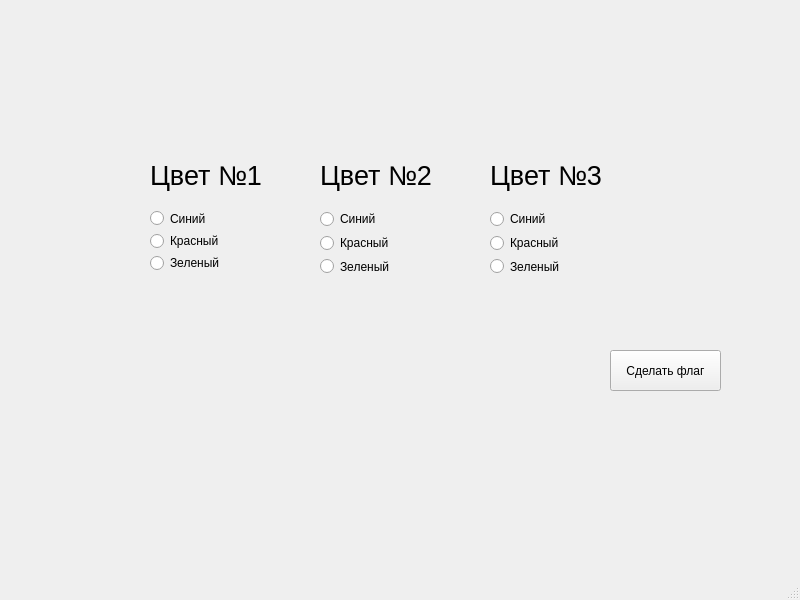
<?xml version="1.0" encoding="UTF-8"?>
<ui version="4.0">
 <class>MainWindow</class>
 <widget class="QMainWindow" name="MainWindow">
  <property name="geometry">
   <rect>
    <x>0</x>
    <y>0</y>
    <width>800</width>
    <height>600</height>
   </rect>
  </property>
  <property name="windowTitle">
   <string>Текстовый флаг</string>
  </property>
  <widget class="QWidget" name="centralwidget">
   <widget class="QLabel" name="label">
    <property name="geometry">
     <rect>
      <x>150</x>
      <y>160</y>
      <width>121</width>
      <height>31</height>
     </rect>
    </property>
    <property name="font">
     <font>
      <pointsize>20</pointsize>
     </font>
    </property>
    <property name="text">
     <string>Цвет №1</string>
    </property>
   </widget>
   <widget class="QWidget" name="verticalLayoutWidget">
    <property name="geometry">
     <rect>
      <x>150</x>
      <y>210</y>
      <width>111</width>
      <height>61</height>
     </rect>
    </property>
    <layout class="QVBoxLayout" name="verticalLayout">
     <item>
      <widget class="QRadioButton" name="radioButton_2">
       <property name="text">
        <string>Синий</string>
       </property>
      </widget>
     </item>
     <item>
      <widget class="QRadioButton" name="radioButton_3">
       <property name="text">
        <string>Красный</string>
       </property>
      </widget>
     </item>
     <item>
      <widget class="QRadioButton" name="radioButton">
       <property name="text">
        <string>Зеленый</string>
       </property>
      </widget>
     </item>
    </layout>
   </widget>
   <widget class="QLabel" name="label_2">
    <property name="geometry">
     <rect>
      <x>320</x>
      <y>160</y>
      <width>121</width>
      <height>31</height>
     </rect>
    </property>
    <property name="font">
     <font>
      <pointsize>20</pointsize>
     </font>
    </property>
    <property name="text">
     <string>Цвет №2</string>
    </property>
   </widget>
   <widget class="QLabel" name="label_3">
    <property name="geometry">
     <rect>
      <x>490</x>
      <y>160</y>
      <width>121</width>
      <height>31</height>
     </rect>
    </property>
    <property name="font">
     <font>
      <pointsize>20</pointsize>
     </font>
    </property>
    <property name="text">
     <string>Цвет №3</string>
    </property>
   </widget>
   <widget class="QWidget" name="verticalLayoutWidget_2">
    <property name="geometry">
     <rect>
      <x>320</x>
      <y>210</y>
      <width>111</width>
      <height>65</height>
     </rect>
    </property>
    <layout class="QVBoxLayout" name="verticalLayout_2">
     <item>
      <widget class="QRadioButton" name="radioButton_4">
       <property name="text">
        <string>Синий</string>
       </property>
      </widget>
     </item>
     <item>
      <widget class="QRadioButton" name="radioButton_5">
       <property name="text">
        <string>Красный</string>
       </property>
      </widget>
     </item>
     <item>
      <widget class="QRadioButton" name="radioButton_6">
       <property name="text">
        <string>Зеленый</string>
       </property>
      </widget>
     </item>
    </layout>
   </widget>
   <widget class="QWidget" name="verticalLayoutWidget_3">
    <property name="geometry">
     <rect>
      <x>490</x>
      <y>210</y>
      <width>111</width>
      <height>65</height>
     </rect>
    </property>
    <layout class="QVBoxLayout" name="verticalLayout_3">
     <item>
      <widget class="QRadioButton" name="radioButton_7">
       <property name="text">
        <string>Синий</string>
       </property>
      </widget>
     </item>
     <item>
      <widget class="QRadioButton" name="radioButton_8">
       <property name="text">
        <string>Красный</string>
       </property>
      </widget>
     </item>
     <item>
      <widget class="QRadioButton" name="radioButton_9">
       <property name="text">
        <string>Зеленый</string>
       </property>
      </widget>
     </item>
    </layout>
   </widget>
   <widget class="QPushButton" name="pushButton">
    <property name="geometry">
     <rect>
      <x>610</x>
      <y>350</y>
      <width>111</width>
      <height>41</height>
     </rect>
    </property>
    <property name="text">
     <string>Сделать флаг</string>
    </property>
   </widget>
  </widget>
  <widget class="QMenuBar" name="menubar">
   <property name="geometry">
    <rect>
     <x>0</x>
     <y>0</y>
     <width>800</width>
     <height>21</height>
    </rect>
   </property>
  </widget>
  <widget class="QStatusBar" name="statusbar"/>
 </widget>
 <resources/>
 <connections/>
</ui>
